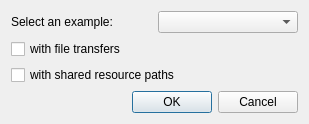
<?xml version="1.0" encoding="UTF-8"?>
<ui version="4.0">
 <class>WorkflowExampleDlg</class>
 <widget class="QDialog" name="WorkflowExampleDlg">
  <property name="geometry">
   <rect>
    <x>0</x>
    <y>0</y>
    <width>309</width>
    <height>123</height>
   </rect>
  </property>
  <property name="maximumSize">
   <size>
    <width>16777215</width>
    <height>123</height>
   </size>
  </property>
  <property name="windowTitle">
   <string>Create a worflow example</string>
  </property>
  <layout class="QVBoxLayout" name="verticalLayout">
   <item>
    <layout class="QHBoxLayout" name="horizontalLayout">
     <item>
      <widget class="QLabel" name="label">
       <property name="text">
        <string>Select an example:</string>
       </property>
      </widget>
     </item>
     <item>
      <widget class="QComboBox" name="comboBox_example_type"/>
     </item>
    </layout>
   </item>
   <item>
    <widget class="QCheckBox" name="checkBox_file_transfers">
     <property name="layoutDirection">
      <enum>Qt::LeftToRight</enum>
     </property>
     <property name="text">
      <string>with file transfers</string>
     </property>
    </widget>
   </item>
   <item>
    <widget class="QCheckBox" name="checkBox_shared_resource_path">
     <property name="layoutDirection">
      <enum>Qt::LeftToRight</enum>
     </property>
     <property name="text">
      <string>with shared resource paths</string>
     </property>
    </widget>
   </item>
   <item>
    <widget class="QDialogButtonBox" name="buttonBox">
     <property name="orientation">
      <enum>Qt::Horizontal</enum>
     </property>
     <property name="standardButtons">
      <set>QDialogButtonBox::Cancel|QDialogButtonBox::Ok</set>
     </property>
    </widget>
   </item>
  </layout>
 </widget>
 <resources/>
 <connections>
  <connection>
   <sender>buttonBox</sender>
   <signal>accepted()</signal>
   <receiver>WorkflowExampleDlg</receiver>
   <slot>accept()</slot>
   <hints>
    <hint type="sourcelabel">
     <x>248</x>
     <y>254</y>
    </hint>
    <hint type="destinationlabel">
     <x>157</x>
     <y>274</y>
    </hint>
   </hints>
  </connection>
  <connection>
   <sender>buttonBox</sender>
   <signal>rejected()</signal>
   <receiver>WorkflowExampleDlg</receiver>
   <slot>reject()</slot>
   <hints>
    <hint type="sourcelabel">
     <x>316</x>
     <y>260</y>
    </hint>
    <hint type="destinationlabel">
     <x>286</x>
     <y>274</y>
    </hint>
   </hints>
  </connection>
 </connections>
</ui>
